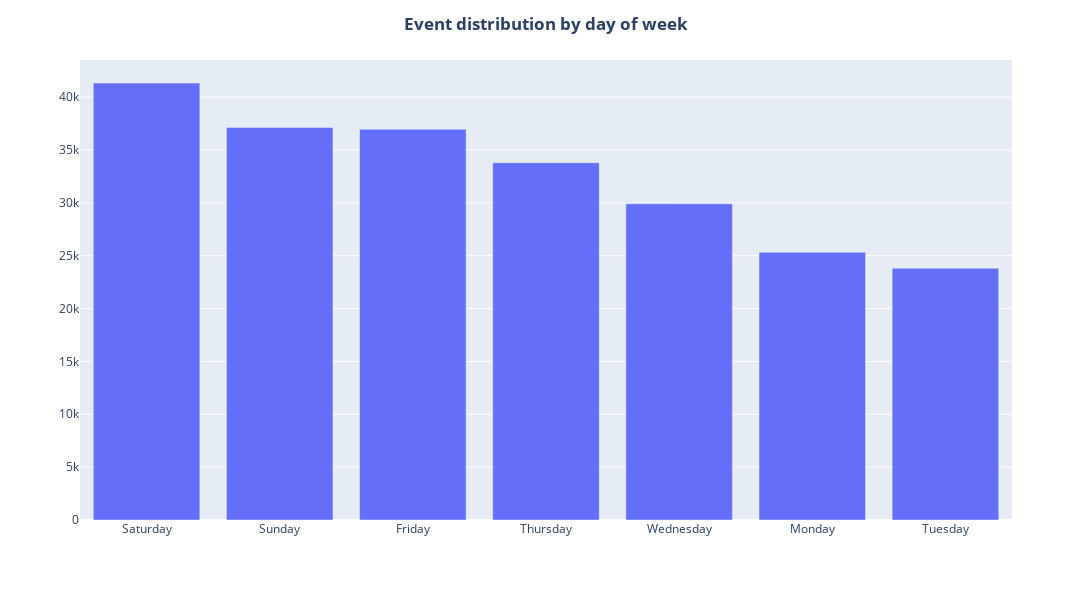

The notebook cell saved with this chart:
### Markdown cell above
### 4. Distribución eventos según día de la semana (por categoría y horario)

### Code cell
# TOTAL EVENTOS SEGÚN DÍA DE LA SEMANA

events['day_of_week'] = events['datetime_local'].dt.day_name()                              # Obtener el nombre del día de la semana para cada fecha
events_per_day = events['day_of_week'].value_counts().reset_index()                         # Contar la frecuencia de eventos por día de la semana y restablecer índice para tener df con 2 columnas
events_per_day.columns = ['Day of week', 'Event count']                 

# Crear el gráfico de barras
fig = px.bar(events_per_day, 
             x='Day of week', 
             y='Event count', 
             labels={'Event Count': 'Number of Events'})          

fig.update_layout(width=1200, height=600,                                                    # Ajustar el tamaño de la figura
                    title_text='<b>Event distribution by day of week</b>', title_x=0.5,      # Centrar el título y ponerlo en negrita
                    xaxis_title='', yaxis_title='')                                          # Ocultar los nombres de los ejes

# Mostrar el gráfico
fig.show()

### Figure 1 — Plotly figure (JSON) as saved in the notebook; plotly's stock layout.template omitted (floating-point values rounded to 4 significant figures)
{"data": [{"alignmentgroup": "True", "hovertemplate": "Day of week=%{x}<br>Event count=%{y}<extra></extra>", "legendgroup": "", "marker": {"color": "#636efa", "pattern": {"shape": ""}}, "name": "", "offsetgroup": "", "orientation": "v", "showlegend": false, "textposition": "auto", "type": "bar", "x": ["Saturday", "Sunday", "Friday", "Thursday", "Wednesday", "Monday", "Tuesday"], "xaxis": "x", "y": [41338, 37136, 36956, 33805, 29910, 25319, 23815], "yaxis": "y"}], "layout": {"barmode": "relative", "height": 600, "legend": {"tracegroupgap": 0}, "margin": {"t": 60}, "title": {"text": "<b>Event distribution by day of week</b>", "x": 0.5}, "width": 1200, "xaxis": {"anchor": "y", "domain": [0, 1], "title": {"text": ""}}, "yaxis": {"anchor": "x", "domain": [0, 1], "title": {"text": ""}}}}
